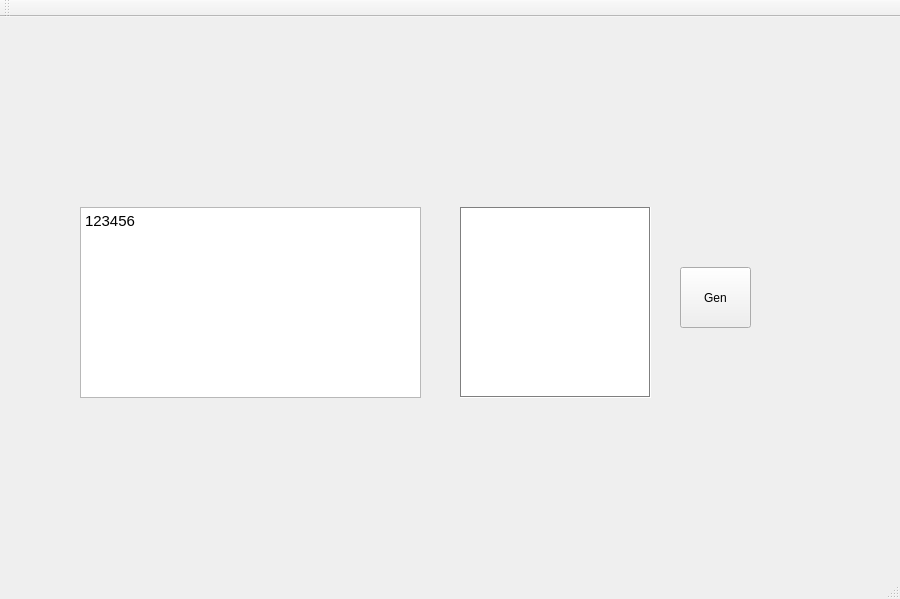
<?xml version="1.0" encoding="UTF-8"?>
<ui version="4.0">
 <class>MainWindow</class>
 <widget class="QMainWindow" name="MainWindow">
  <property name="geometry">
   <rect>
    <x>0</x>
    <y>0</y>
    <width>900</width>
    <height>599</height>
   </rect>
  </property>
  <property name="windowTitle">
   <string>MainWindow</string>
  </property>
  <widget class="QWidget" name="centralWidget">
   <widget class="QPushButton" name="pushButton">
    <property name="geometry">
     <rect>
      <x>680</x>
      <y>250</y>
      <width>71</width>
      <height>61</height>
     </rect>
    </property>
    <property name="text">
     <string>Gen</string>
    </property>
   </widget>
   <widget class="QTextEdit" name="textBarcode">
    <property name="geometry">
     <rect>
      <x>80</x>
      <y>190</y>
      <width>341</width>
      <height>191</height>
     </rect>
    </property>
    <property name="html">
     <string>&lt;!DOCTYPE HTML PUBLIC &quot;-//W3C//DTD HTML 4.0//EN&quot; &quot;http://www.w3.org/TR/REC-html40/strict.dtd&quot;&gt;
&lt;html&gt;&lt;head&gt;&lt;meta name=&quot;qrichtext&quot; content=&quot;1&quot; /&gt;&lt;style type=&quot;text/css&quot;&gt;
p, li { white-space: pre-wrap; }
&lt;/style&gt;&lt;/head&gt;&lt;body style=&quot; font-family:'Ubuntu'; font-size:11pt; font-weight:400; font-style:normal;&quot;&gt;
&lt;p style=&quot; margin-top:0px; margin-bottom:0px; margin-left:0px; margin-right:0px; -qt-block-indent:0; text-indent:0px;&quot;&gt;123456&lt;/p&gt;&lt;/body&gt;&lt;/html&gt;</string>
    </property>
   </widget>
   <widget class="QLabel" name="showlabel_2">
    <property name="geometry">
     <rect>
      <x>460</x>
      <y>190</y>
      <width>191</width>
      <height>191</height>
     </rect>
    </property>
    <property name="palette">
     <palette>
      <active>
       <colorrole role="WindowText">
        <brush brushstyle="SolidPattern">
         <color alpha="255">
          <red>0</red>
          <green>0</green>
          <blue>0</blue>
         </color>
        </brush>
       </colorrole>
       <colorrole role="Button">
        <brush brushstyle="SolidPattern">
         <color alpha="255">
          <red>255</red>
          <green>255</green>
          <blue>255</blue>
         </color>
        </brush>
       </colorrole>
       <colorrole role="Light">
        <brush brushstyle="SolidPattern">
         <color alpha="255">
          <red>255</red>
          <green>255</green>
          <blue>255</blue>
         </color>
        </brush>
       </colorrole>
       <colorrole role="Midlight">
        <brush brushstyle="SolidPattern">
         <color alpha="255">
          <red>255</red>
          <green>255</green>
          <blue>255</blue>
         </color>
        </brush>
       </colorrole>
       <colorrole role="Dark">
        <brush brushstyle="SolidPattern">
         <color alpha="255">
          <red>127</red>
          <green>127</green>
          <blue>127</blue>
         </color>
        </brush>
       </colorrole>
       <colorrole role="Mid">
        <brush brushstyle="SolidPattern">
         <color alpha="255">
          <red>170</red>
          <green>170</green>
          <blue>170</blue>
         </color>
        </brush>
       </colorrole>
       <colorrole role="Text">
        <brush brushstyle="SolidPattern">
         <color alpha="255">
          <red>0</red>
          <green>0</green>
          <blue>0</blue>
         </color>
        </brush>
       </colorrole>
       <colorrole role="BrightText">
        <brush brushstyle="SolidPattern">
         <color alpha="255">
          <red>255</red>
          <green>255</green>
          <blue>255</blue>
         </color>
        </brush>
       </colorrole>
       <colorrole role="ButtonText">
        <brush brushstyle="SolidPattern">
         <color alpha="255">
          <red>0</red>
          <green>0</green>
          <blue>0</blue>
         </color>
        </brush>
       </colorrole>
       <colorrole role="Base">
        <brush brushstyle="SolidPattern">
         <color alpha="255">
          <red>255</red>
          <green>255</green>
          <blue>255</blue>
         </color>
        </brush>
       </colorrole>
       <colorrole role="Window">
        <brush brushstyle="SolidPattern">
         <color alpha="255">
          <red>255</red>
          <green>255</green>
          <blue>255</blue>
         </color>
        </brush>
       </colorrole>
       <colorrole role="Shadow">
        <brush brushstyle="SolidPattern">
         <color alpha="255">
          <red>0</red>
          <green>0</green>
          <blue>0</blue>
         </color>
        </brush>
       </colorrole>
       <colorrole role="AlternateBase">
        <brush brushstyle="SolidPattern">
         <color alpha="255">
          <red>255</red>
          <green>255</green>
          <blue>255</blue>
         </color>
        </brush>
       </colorrole>
       <colorrole role="ToolTipBase">
        <brush brushstyle="SolidPattern">
         <color alpha="255">
          <red>255</red>
          <green>255</green>
          <blue>220</blue>
         </color>
        </brush>
       </colorrole>
       <colorrole role="ToolTipText">
        <brush brushstyle="SolidPattern">
         <color alpha="255">
          <red>0</red>
          <green>0</green>
          <blue>0</blue>
         </color>
        </brush>
       </colorrole>
      </active>
      <inactive>
       <colorrole role="WindowText">
        <brush brushstyle="SolidPattern">
         <color alpha="255">
          <red>0</red>
          <green>0</green>
          <blue>0</blue>
         </color>
        </brush>
       </colorrole>
       <colorrole role="Button">
        <brush brushstyle="SolidPattern">
         <color alpha="255">
          <red>255</red>
          <green>255</green>
          <blue>255</blue>
         </color>
        </brush>
       </colorrole>
       <colorrole role="Light">
        <brush brushstyle="SolidPattern">
         <color alpha="255">
          <red>255</red>
          <green>255</green>
          <blue>255</blue>
         </color>
        </brush>
       </colorrole>
       <colorrole role="Midlight">
        <brush brushstyle="SolidPattern">
         <color alpha="255">
          <red>255</red>
          <green>255</green>
          <blue>255</blue>
         </color>
        </brush>
       </colorrole>
       <colorrole role="Dark">
        <brush brushstyle="SolidPattern">
         <color alpha="255">
          <red>127</red>
          <green>127</green>
          <blue>127</blue>
         </color>
        </brush>
       </colorrole>
       <colorrole role="Mid">
        <brush brushstyle="SolidPattern">
         <color alpha="255">
          <red>170</red>
          <green>170</green>
          <blue>170</blue>
         </color>
        </brush>
       </colorrole>
       <colorrole role="Text">
        <brush brushstyle="SolidPattern">
         <color alpha="255">
          <red>0</red>
          <green>0</green>
          <blue>0</blue>
         </color>
        </brush>
       </colorrole>
       <colorrole role="BrightText">
        <brush brushstyle="SolidPattern">
         <color alpha="255">
          <red>255</red>
          <green>255</green>
          <blue>255</blue>
         </color>
        </brush>
       </colorrole>
       <colorrole role="ButtonText">
        <brush brushstyle="SolidPattern">
         <color alpha="255">
          <red>0</red>
          <green>0</green>
          <blue>0</blue>
         </color>
        </brush>
       </colorrole>
       <colorrole role="Base">
        <brush brushstyle="SolidPattern">
         <color alpha="255">
          <red>255</red>
          <green>255</green>
          <blue>255</blue>
         </color>
        </brush>
       </colorrole>
       <colorrole role="Window">
        <brush brushstyle="SolidPattern">
         <color alpha="255">
          <red>255</red>
          <green>255</green>
          <blue>255</blue>
         </color>
        </brush>
       </colorrole>
       <colorrole role="Shadow">
        <brush brushstyle="SolidPattern">
         <color alpha="255">
          <red>0</red>
          <green>0</green>
          <blue>0</blue>
         </color>
        </brush>
       </colorrole>
       <colorrole role="AlternateBase">
        <brush brushstyle="SolidPattern">
         <color alpha="255">
          <red>255</red>
          <green>255</green>
          <blue>255</blue>
         </color>
        </brush>
       </colorrole>
       <colorrole role="ToolTipBase">
        <brush brushstyle="SolidPattern">
         <color alpha="255">
          <red>255</red>
          <green>255</green>
          <blue>220</blue>
         </color>
        </brush>
       </colorrole>
       <colorrole role="ToolTipText">
        <brush brushstyle="SolidPattern">
         <color alpha="255">
          <red>0</red>
          <green>0</green>
          <blue>0</blue>
         </color>
        </brush>
       </colorrole>
      </inactive>
      <disabled>
       <colorrole role="WindowText">
        <brush brushstyle="SolidPattern">
         <color alpha="255">
          <red>127</red>
          <green>127</green>
          <blue>127</blue>
         </color>
        </brush>
       </colorrole>
       <colorrole role="Button">
        <brush brushstyle="SolidPattern">
         <color alpha="255">
          <red>255</red>
          <green>255</green>
          <blue>255</blue>
         </color>
        </brush>
       </colorrole>
       <colorrole role="Light">
        <brush brushstyle="SolidPattern">
         <color alpha="255">
          <red>255</red>
          <green>255</green>
          <blue>255</blue>
         </color>
        </brush>
       </colorrole>
       <colorrole role="Midlight">
        <brush brushstyle="SolidPattern">
         <color alpha="255">
          <red>255</red>
          <green>255</green>
          <blue>255</blue>
         </color>
        </brush>
       </colorrole>
       <colorrole role="Dark">
        <brush brushstyle="SolidPattern">
         <color alpha="255">
          <red>127</red>
          <green>127</green>
          <blue>127</blue>
         </color>
        </brush>
       </colorrole>
       <colorrole role="Mid">
        <brush brushstyle="SolidPattern">
         <color alpha="255">
          <red>170</red>
          <green>170</green>
          <blue>170</blue>
         </color>
        </brush>
       </colorrole>
       <colorrole role="Text">
        <brush brushstyle="SolidPattern">
         <color alpha="255">
          <red>127</red>
          <green>127</green>
          <blue>127</blue>
         </color>
        </brush>
       </colorrole>
       <colorrole role="BrightText">
        <brush brushstyle="SolidPattern">
         <color alpha="255">
          <red>255</red>
          <green>255</green>
          <blue>255</blue>
         </color>
        </brush>
       </colorrole>
       <colorrole role="ButtonText">
        <brush brushstyle="SolidPattern">
         <color alpha="255">
          <red>127</red>
          <green>127</green>
          <blue>127</blue>
         </color>
        </brush>
       </colorrole>
       <colorrole role="Base">
        <brush brushstyle="SolidPattern">
         <color alpha="255">
          <red>255</red>
          <green>255</green>
          <blue>255</blue>
         </color>
        </brush>
       </colorrole>
       <colorrole role="Window">
        <brush brushstyle="SolidPattern">
         <color alpha="255">
          <red>255</red>
          <green>255</green>
          <blue>255</blue>
         </color>
        </brush>
       </colorrole>
       <colorrole role="Shadow">
        <brush brushstyle="SolidPattern">
         <color alpha="255">
          <red>0</red>
          <green>0</green>
          <blue>0</blue>
         </color>
        </brush>
       </colorrole>
       <colorrole role="AlternateBase">
        <brush brushstyle="SolidPattern">
         <color alpha="255">
          <red>255</red>
          <green>255</green>
          <blue>255</blue>
         </color>
        </brush>
       </colorrole>
       <colorrole role="ToolTipBase">
        <brush brushstyle="SolidPattern">
         <color alpha="255">
          <red>255</red>
          <green>255</green>
          <blue>220</blue>
         </color>
        </brush>
       </colorrole>
       <colorrole role="ToolTipText">
        <brush brushstyle="SolidPattern">
         <color alpha="255">
          <red>0</red>
          <green>0</green>
          <blue>0</blue>
         </color>
        </brush>
       </colorrole>
      </disabled>
     </palette>
    </property>
    <property name="autoFillBackground">
     <bool>true</bool>
    </property>
    <property name="frameShape">
     <enum>QFrame::Box</enum>
    </property>
    <property name="frameShadow">
     <enum>QFrame::Sunken</enum>
    </property>
    <property name="text">
     <string/>
    </property>
   </widget>
  </widget>
  <widget class="QMenuBar" name="menuBar">
   <property name="geometry">
    <rect>
     <x>0</x>
     <y>0</y>
     <width>900</width>
     <height>22</height>
    </rect>
   </property>
  </widget>
  <widget class="QToolBar" name="mainToolBar">
   <attribute name="toolBarArea">
    <enum>TopToolBarArea</enum>
   </attribute>
   <attribute name="toolBarBreak">
    <bool>false</bool>
   </attribute>
  </widget>
  <widget class="QStatusBar" name="statusBar"/>
 </widget>
 <layoutdefault spacing="6" margin="11"/>
 <resources/>
 <connections/>
</ui>
